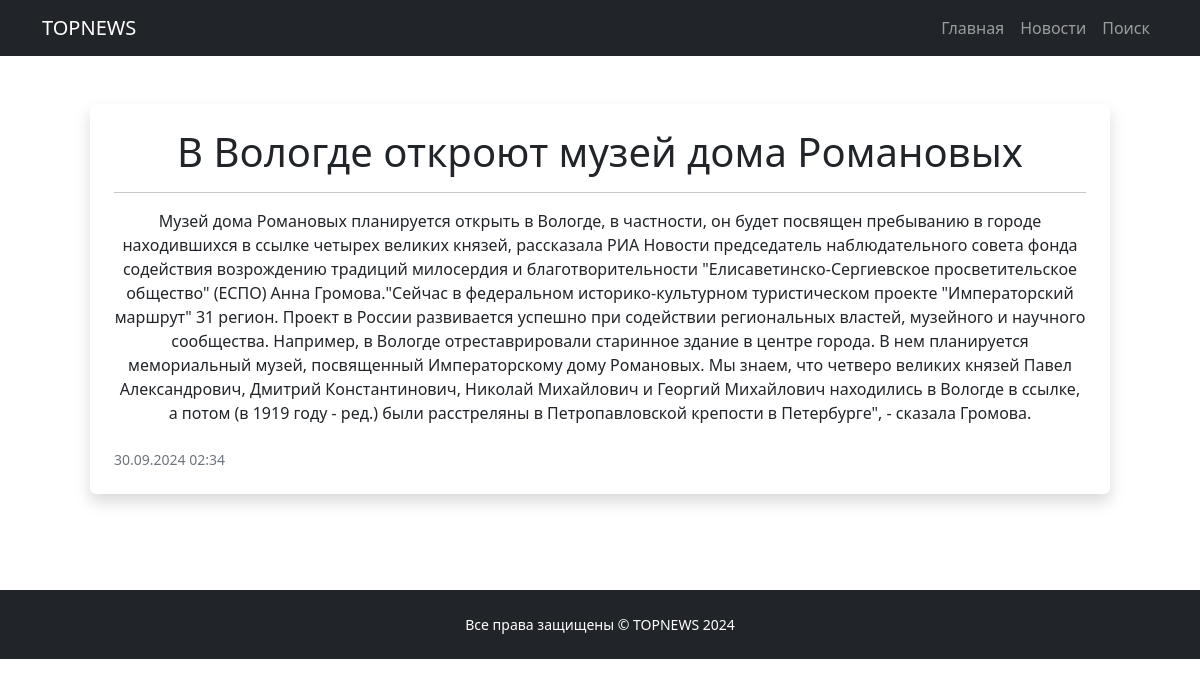
Screenshot of /news/1 with the database file from the repository.
### news_portal/models.py (models this page shows, shortened)
class Post(models.Model):
    author = models.ForeignKey(Author, on_delete = models.CASCADE)
    content_type = models.CharField(max_length = 1, choices = CONTENT_TYPES, default = article)
    creation_date = models.DateTimeField(auto_now_add = True)
    category = models.ManyToManyField(Category, through = 'PostCategory')
    title = models.CharField(max_length = 255)
    text = models.TextField()
    rating = models.FloatField(default = 0)

### news_portal/views.py (the view)
# urls.py: path('<int:pk>', PostDetail.as_view(), name='post_detail'),
class PostDetail(DetailView):
    model = Post
    template_name = 'post.html'
    context_object_name = 'post'

### news_portal/templatetags/custom_filters.py (called while the page is built)
@register.filter()
def censor(text):
    if isinstance(text, str):
        for word in bad_words:
            text = text.replace(word, word[0] + '*' * (len(word) - 1))
        return text
    else:
        raise TypeError("Фильтр censor() должен получить строку.")

### templates/post.html (shortened to what this page needs)
{% extends 'flatpages/default.html' %}
{% load custom_filters %}
{% block content %}
    <div class="container px-5 my-5">
        <div class="row gx-5">
            <div class="col-12 mb-5">
                <div class="card h-100 shadow border-0">
                    <div class="card-body p-4">
                        <a class="text-decoration-none link-dark stretched-link" href="/news/{{ post.id }}">
                            <h1 class="card-title mb-3">{{ post.title|censor }}</h1>
                            <hr>
                        </a>
                        <p class="card-text mb-0">{{ post.text|censor }}</p>
                    </div>
                    <div class="card-footer p-4 pt-0 bg-transparent border-top-0">
                        <div class="d-flex align-items-end justify-content-between">
                            <div class="d-flex align-items-center">
                                <div class="small">
                                    <div class="text-muted">{{ post.creation_date|date:"d.m.Y H:i" }}</div>
                                </div>
                            </div>
                        </div>
                    </div>
                </div>
            </div>
        </div>
    </div>
{% endblock content %}

### rows the page displays
Post: title|censor "В Вологде откроют музей дома Романовых", text|censor "Музей дома Романовых планируется открыть в Вологде, в частности, он будет посвящен пребыванию в городе находившихся в ссылке четырех великих князей, рассказала РИА Новости председатель наблюдательного совета фонда содействия возрождению традиций милосердия и благотворительности \"Елисаветинско-Сергиевское просветительское общество\" (ЕСПО) Анна Громова.\"Сейчас в федеральном историко-культурном туристическом проекте \"Императорский маршрут\" 31 регион. Проект в России развивается успешно при содействии региональных властей, музейного и научного сообщества. Например, в Вологде отреставрировали старинное здание в центре города. В нем планируется мемориальный музей, посвященный Императорскому дому…", creation_date "30.09.2024 02:34"
